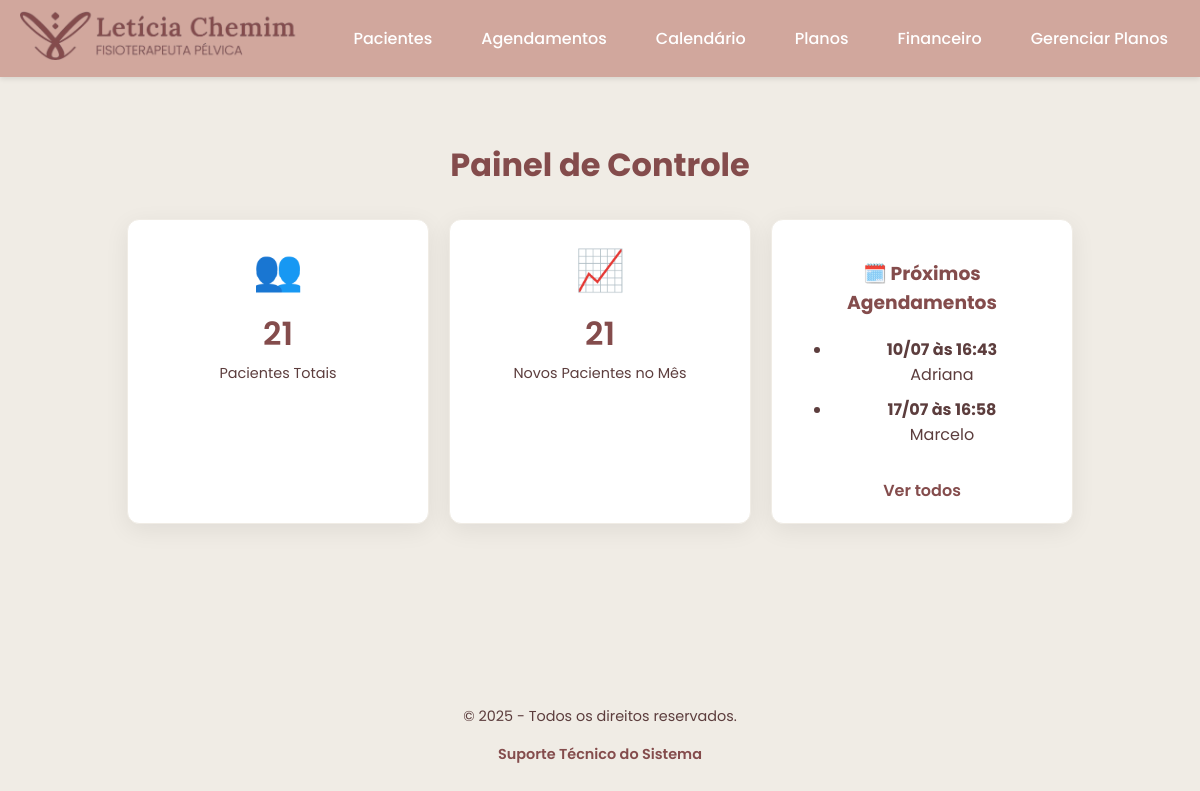
Before: / with the older database file.
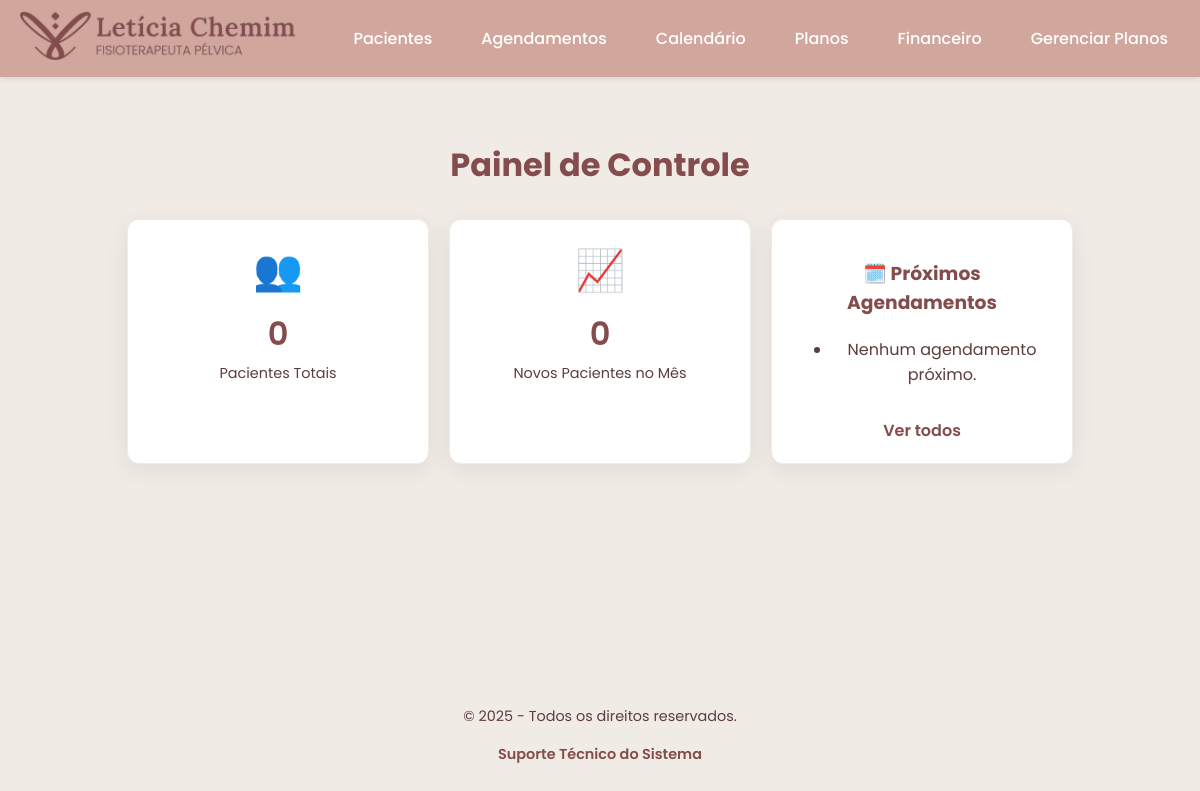
After: the same page with the newer database file.
### tables this page shows
CREATE TABLE agendamentos (
        id INTEGER PRIMARY KEY AUTOINCREMENT,
        paciente_id INTEGER NOT NULL,
        data_hora TEXT NOT NULL,
        status TEXT NOT NULL,
        FOREIGN KEY (paciente_id) REFERENCES pacientes (id) ON DELETE CASCADE
    );

CREATE TABLE pacientes (
        id INTEGER PRIMARY KEY AUTOINCREMENT,
        nome TEXT NOT NULL,
        data_nascimento TEXT NOT NULL,
        email TEXT NOT NULL,
        telefone TEXT NOT NULL,
        endereco TEXT,
        plano_id INTEGER,
        data_cadastro TIMESTAMP DEFAULT CURRENT_TIMESTAMP,
        FOREIGN KEY (plano_id) REFERENCES planos (id)
    );

### app.py (the view)
@app.route('/')
def home():
    db = get_db()
    total_pacientes = db.execute('SELECT COUNT(id) FROM pacientes').fetchone()[0] or 0
    mes_atual = date.today().strftime('%Y-%m')
    novos_pacientes_mes = db.execute("SELECT COUNT(id) FROM pacientes WHERE strftime('%Y-%m', data_cadastro) = ?", (mes_atual,)).fetchone()[0] or 0
    agora = datetime.now().strftime('%Y-%m-%dT%H:%M')
    proximos_agendamentos = db.execute("""
        SELECT a.data_hora, p.nome as paciente_nome FROM agendamentos a
        JOIN pacientes p ON a.paciente_id = p.id
        WHERE a.data_hora >= ? ORDER BY a.data_hora ASC LIMIT 5
    """, (agora,)).fetchall()
    agendamentos_formatados = [dict(ag, data_hora_formatada=datetime.fromisoformat(ag['data_hora']).strftime('%d/%m às %H:%M')) for ag in proximos_agendamentos]
    return render_template('home.html', total_pacientes=total_pacientes, novos_pacientes_mes=novos_pacientes_mes, proximos_agendamentos=agendamentos_formatados)

### app.py (called while the page is built)
@app.context_processor
def inject_year():
    return {'current_year': datetime.now().year}

def get_db():
    db = getattr(g, '_database', None)
    if db is None:
        db = g._database = sqlite3.connect(DATABASE)
        db.row_factory = sqlite3.Row
    return db

@app.teardown_appcontext
def close_connection(exception):
    db = getattr(g, '_database', None)
    if db is not None:
        db.close()

### templates/home.html (shortened to what this page needs)
{% extends "base.html" %}
{% block content %}
<div class="dashboard-container">
    <h1>Painel de Controle</h1>
    <div class="dashboard-menu">
        <div class="menu-card-static">
            <div class="card-icon">👥</div>
            <div class="card-title">{{ total_pacientes }}</div>
            <div class="card-description">Pacientes Totais</div>
        </div>
        <div class="menu-card-static">
            <div class="card-icon">📈</div>
            <div class="card-title">{{ novos_pacientes_mes }}</div>
            <div class="card-description">Novos Pacientes no Mês</div>
        </div>
        <div class="menu-card-dynamic">
            <h3 class="dynamic-card-title">🗓️ Próximos Agendamentos</h3>
            <ul class="appointment-list">
                {% for agendamento in proximos_agendamentos %}
                    <li>
                        <strong>{{ agendamento.data_hora_formatada }}</strong><br>
                        {{ agendamento.paciente_nome }}
                    </li>
                {% else %}
                    <li>Nenhum agendamento próximo.</li>
                {% endfor %}
            </ul>
             <a href="{{ url_for('ver_agendamentos') }}" class="card-link">Ver todos</a>
        </div>
    </div>
</div>
{% endblock %}

Changed rows visible on the page:
removed agendamentos: data_hora_formatada "10/07 às 16:43", paciente_nome "Adriana"
removed agendamentos: data_hora_formatada "17/07 às 16:58", paciente_nome "Marcelo"
Other visible differences:
{{ total_pacientes }}: "21" → "0"
{{ novos_pacientes_mes }}: "21" → "0"
text now shown: "Nenhum agendamento próximo."
